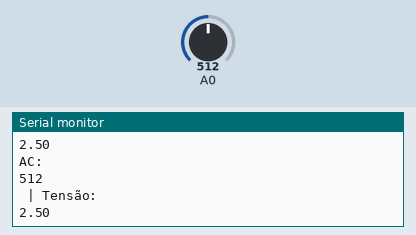
Recording of a sketch running on a simulated Arduino Uno, built with avr-gcc and run on an emulated ATmega328P. Parts: the last lines printed to the serial monitor. The test bench sets the inputs (shaded band); at power-on: A0 = 512.

Above: at 1.8 s.
1.9 s: A0 set to 716
At 2.8 s:
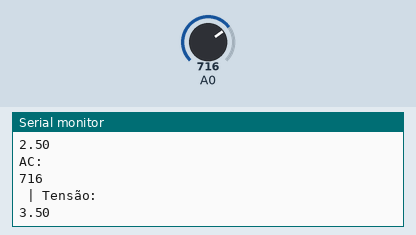
3.4 s: A0 set to 900
At 4.5 s:
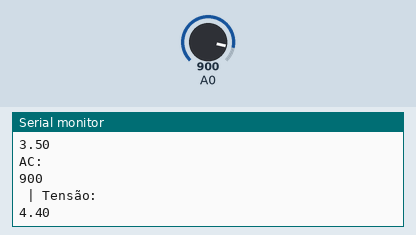
Timing chart, 0 to 6.4 s (numbered marks = the images above; inputs shaded):
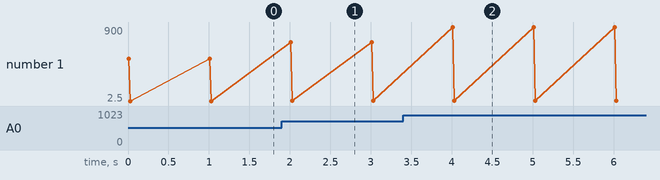

The sketch:

Aula_03.ino
```cpp
// C++ code
//
void setup()
{
  Serial.begin(9600);
}

void loop()
{
  int leitura = analogRead(A0);
  Serial.println("AC: ");
  Serial.println(leitura);
  Serial.println(" | Tensão: ");
  float tensao = leitura * 5.0 / 1023.0;
  Serial.println(tensao, 2);
  delay(1000);
}
```

Measured:
- after the input at 1.9 s, the serial monitor: prints a new line after 0.11 s (image 1)
- after the input at 3.4 s, the serial monitor: prints a new line after 0.61 s (image 2)
- plotted number 1: 2.5 → 3.5 after the input at 1.9 s, 3.5 → 4.4 after the input at 3.4 s
